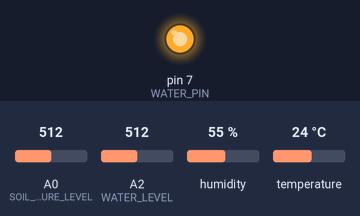
This sketch was run on a simulated Arduino Uno, built with avr-gcc and run on an emulated ATmega328P. On the bench: output pins drawn as LEDs (lit = HIGH). The test bench sets the inputs (shaded band); at power-on: A2 (WATER_LEVEL) = 512, A0 (SOIL_MOISTURE_LEVEL) = 512, humidity 55 %, temperature 24 °C. The modem accepts every AT command (registered, SIM ready, sends succeed) and sends nothing else; what the sketch prints to the serial monitor is not drawn.

Above: at 1.2 s.
1.3 s: A2 (WATER_LEVEL) set to 190
At 11.7 s:
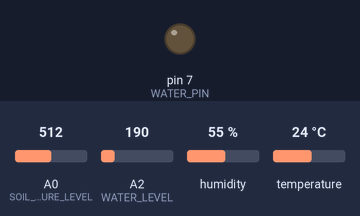
Timing chart, 0 to 13.6 s (numbered marks = the images above; inputs shaded):
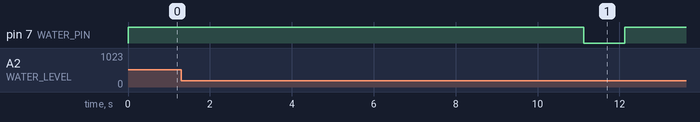

The sketch:

automaticWateringCanArduino.ino
```cpp
#include <SoftwareSerial.h>
#include <ArduinoJson.h>
#include <dht.h>

// analog PINs
#define SOIL_MOISTURE_LEVEL A0
#define DHT_APIN A1
#define WATER_LEVEL A2

// digital PINs
#define WATER_PIN 7
#define RX 10
#define TX 11

SoftwareSerial esp8266(RX, TX);

StaticJsonBuffer<200> jsonBuffer;
JsonObject& root = jsonBuffer.createObject();


String WIFI_SSID = "molion";            // Your WiFi ssid
String PASSWORD = "jasiu_luz777";       // Password

String HOST = "192.168.216.221";        //backend server host
String PORT = "8080";

// that defines the equipment and plant id
int idPlant = 5;
String idPlantString = "5";

String POST_PATH = "/api/plants/waterLevel/" + idPlantString;
String PUT_PATH = "/api/plants/updateSensor";
String GET_PATH = "/api/plants/water/" + idPlantString;

int countTimeCommand;
boolean found = false;

struct PlantData {
  int soilMoistureSensorValue = 0;
  dht DHT;
  int waterLevel = 400;
};

struct PlantSpecification {
  int soilMoistureLimit = 0;
  int wateringPortions = 0;
};

void setup() {
  Serial.begin(9600);
  esp8266.begin(115200);

  // set water pump
  pinMode(WATER_PIN, OUTPUT);
  digitalWrite(WATER_PIN, HIGH);

  connectToInternet();
}

void connectToInternet() {
  sendCommand("AT",5,"OK");
  sendCommand("AT+CWMODE=1",5,"OK");
  sendCommand("AT+CWJAP=\""+ WIFI_SSID +"\",\""+ PASSWORD +"\"",20,"OK");
}

void loop() {

  struct PlantData plantData;
  plantData = gatherData();

  if (plantData.waterLevel < 250) {
    sendWarningToClient();
  }

  // update DB
  String data;
  data = buildJson(plantData);

  updateSensorsInDb(data);


  struct PlantSpecification plantSpec;
  plantSpec = getActualPlantSpecification();

  // in case of some hardware problems
  if (plantSpec.wateringPortions > 3) {
    plantSpec.wateringPortions = 3;
  }

  if(plantSpec.wateringPortions > 0) {
    for (int i=0; i<plantSpec.wateringPortions; i++ ) {
//      Serial.write("WateringPortions: ");
//      char a[1];
//      sprintf(a, "%d", plantSpec.wateringPortions);
//      Serial.println(a);
      water();
    }
  } else if (plantData.soilMoistureSensorValue < plantSpec.soilMoistureLimit) {
//    Serial.write("Watering due to soilMoistureLimit: ");
//    Serial.println(plantSpec.soilMoistureLimit);
    water();
  }
}


struct PlantData gatherData() {
  struct PlantData plantData;

  plantData.soilMoistureSensorValue = ((analogRead(SOIL_MOISTURE_LEVEL) * 100 / 700) - 100) * (-1);

  plantData.DHT.read11(DHT_APIN);

  plantData.waterLevel = analogRead(WATER_LEVEL);

  return plantData;
}

String buildJson(struct PlantData plantData) {
  root["id"] = idPlant;
  root["soilMosture"] =  plantData.soilMoistureSensorValue;
  root["humidity"] = plantData.DHT.humidity;
  root["temperature"] = plantData.DHT.temperature;
  String data;
  root.printTo(data);
  return data;
}

void sendWarningToClient() {
  String getRequest = "GET " + POST_PATH + "?refillWater=true";

  sendCommand("AT+CIPMUX=1",5,"OK");

  sendCommand("AT+CIPSTART=0,\"TCP\",\""+ HOST +"\","+ PORT,15,"OK");

  sendCommand("AT+CIPSEND=0," + String(getRequest.length()+4),4,">");

  Serial.println("\n");
  Serial.println(getRequest);
  Serial.println("\n");

  esp8266.println(getRequest);

  sendCommand("AT+CIPCLOSE=0",5,"OK");
}

struct PlantSpecification getActualPlantSpecification() {
  struct PlantSpecification plantSpec;

  String getRequest = "GET " + GET_PATH;

  int wateringPortions=0;

  int colonFlag = 0;

  char buff[60];
  for (int i=0; i<60; i++) {
      buff[i] = "0";
    }

  sendCommand("AT+CIPMUX=1",5,"OK");

  sendCommand("AT+CIPSTART=0,\"TCP\",\""+ HOST +"\","+ PORT,15,"OK");

  sendCommand("AT+CIPSEND=0," + String(getRequest.length()+4),4,">");

  esp8266.println(getRequest);

  Serial.println("\n");
  Serial.println(getRequest);
  Serial.println("\n");

  delay(2500);
  esp8266.println("");
  esp8266.listen();

  for (int i=0; i<60; i++) {
    if (esp8266.available()) {
      char c = esp8266.read();
      delay(54);
      buff[i] = c;
    }
  }

  for (int i=0; i<60; i++) {
    Serial.write(buff[i]);
    if (buff[i] == ':') {
      colonFlag++;
    } else if (colonFlag == 2) {
      Serial.println("");
      wateringPortions = int(buff[i]) - 48;
//      Serial.write("Gained watering portions: ");
      Serial.println(buff[i]);
      break;
    }
  }

  delay(5000);

  sendCommand("AT+CIPCLOSE=0",5,"OK");

  plantSpec.soilMoistureLimit = 35;
  plantSpec.wateringPortions = wateringPortions;

  return plantSpec;
}

void updateSensorsInDb(String data) {

  String putRequest = "PUT " + PUT_PATH  + " HTTP/1.1\r\n" +
                       "Host: " + HOST + ":" + PORT + "\r\n" +
                       "Content-Type: application/json\r\n" +
                       "Content-Length: " + data.length() + "\r\n\r\n" +
                       data;

  sendCommand("AT+CIPMUX=1",5,"OK");

  sendCommand("AT+CIPSTART=0,\"TCP\",\""+ HOST +"\","+ PORT,15,"OK");


  sendCommand("AT+CIPSEND=0," +String(putRequest.length()),4,">");

  Serial.println("");
  Serial.println(putRequest);
  Serial.println("");

  esp8266.println(putRequest);

  delay(1500);

  sendCommand("AT+CIPCLOSE=0",5,"OK");
}

void sendCommand(String command, int maxTime, char readReplay[]) {
  Serial.print("command => ");
  Serial.print(command);
  Serial.print(" ");

  while(countTimeCommand < (maxTime*1)) {
    esp8266.println(command);

    if(esp8266.find(readReplay)) {
      found = true;
      break;
    }
    countTimeCommand++;
  }

  if(found == true) {
    Serial.println("OK");
    countTimeCommand = 0;
  } else if(found == false) {
    Serial.println("Fail");
    countTimeCommand = 0;
  }
  found = false;
}

void water() {
  delay(1000);
  digitalWrite(WATER_PIN, LOW);
  delay(1000);
  digitalWrite(WATER_PIN, HIGH);
}
```
